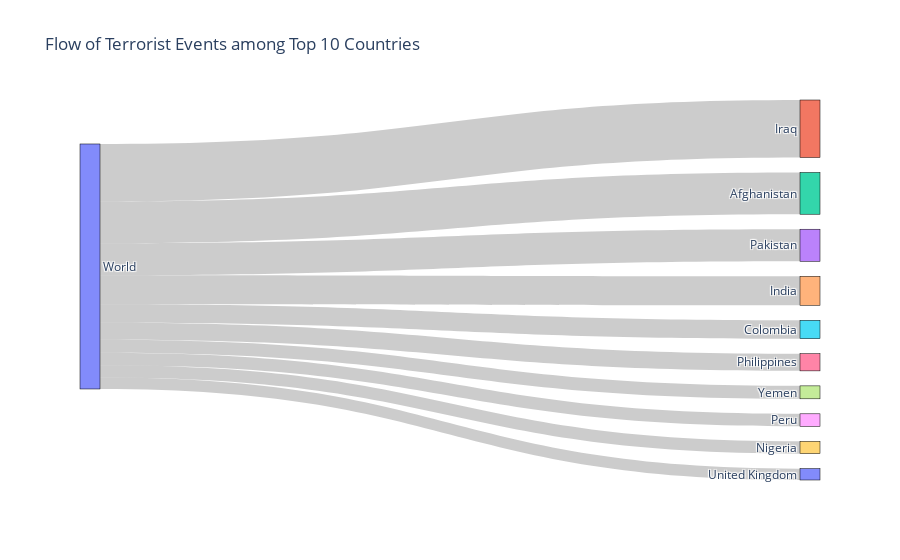

The code cell stored with this chart in its notebook:
### Code cell
import plotly.graph_objects as go

# Assuming 'attacks_by_country' contains the attack count for each country
# Selecting the top 10 countries
top_countries = attacks_by_country.head(10)

# Define source, target, and value for the Sankey diagram
source = [0] * len(top_countries)  # Source is always 0 for each country
target = list(range(1, len(top_countries) + 1))  # Target indices for each country
value = top_countries['attack_count'].tolist()  # Values for attack counts

# Define labels for countries
labels = ['World'] + top_countries['country_txt'].tolist()

# Create a Sankey diagram
fig = go.Figure(data=[go.Sankey(
    node=dict(
        pad=15,
        thickness=20,
        line=dict(color='black', width=0.5),
        label=labels,
    ),
    link=dict(
        source=source,
        target=target,
        value=value,
    )
)])

# Update layout
fig.update_layout(
    title='Flow of Terrorist Events among Top 10 Countries',
    font=dict(size=12),
)

# Show the Sankey diagram
fig.show()

### Figure 1 — Plotly figure (JSON) as saved in the notebook; plotly's stock layout.template omitted (floating-point values rounded to 4 significant figures)
{"data": [{"link": {"source": [0, 0, 0, 0, 0, 0, 0, 0, 0, 0], "target": [1, 2, 3, 4, 5, 6, 7, 8, 9, 10], "value": [28068, 20373, 15654, 14164, 8991, 8375, 6317, 6116, 5998, 5553]}, "node": {"label": ["World", "Iraq", "Afghanistan", "Pakistan", "India", "Colombia", "Philippines", "Yemen", "Peru", "Nigeria", "United Kingdom"], "line": {"color": "black", "width": 0.5}, "pad": 15, "thickness": 20}, "type": "sankey"}], "layout": {"font": {"size": 12}, "title": {"text": "Flow of Terrorist Events among Top 10 Countries"}}}
